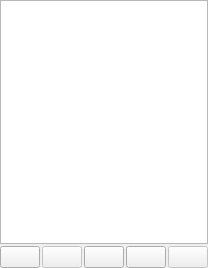
<?xml version="1.0" encoding="UTF-8"?>
<ui version="4.0">
 <class>TraceWidget</class>
 <widget class="QWidget" name="TraceWidget">
  <property name="geometry">
   <rect>
    <x>0</x>
    <y>0</y>
    <width>206</width>
    <height>268</height>
   </rect>
  </property>
  <property name="sizePolicy">
   <sizepolicy hsizetype="Preferred" vsizetype="Preferred">
    <horstretch>0</horstretch>
    <verstretch>0</verstretch>
   </sizepolicy>
  </property>
  <property name="windowTitle">
   <string>Form</string>
  </property>
  <layout class="QVBoxLayout" name="verticalLayout">
   <property name="spacing">
    <number>2</number>
   </property>
   <property name="leftMargin">
    <number>0</number>
   </property>
   <property name="topMargin">
    <number>0</number>
   </property>
   <property name="rightMargin">
    <number>0</number>
   </property>
   <property name="bottomMargin">
    <number>0</number>
   </property>
   <item>
    <widget class="QTableView" name="view">
     <property name="sizePolicy">
      <sizepolicy hsizetype="Ignored" vsizetype="Expanding">
       <horstretch>0</horstretch>
       <verstretch>0</verstretch>
      </sizepolicy>
     </property>
     <property name="horizontalScrollBarPolicy">
      <enum>Qt::ScrollBarAlwaysOff</enum>
     </property>
     <property name="dragEnabled">
      <bool>true</bool>
     </property>
     <property name="dragDropMode">
      <enum>QAbstractItemView::DragOnly</enum>
     </property>
     <property name="selectionMode">
      <enum>QAbstractItemView::SingleSelection</enum>
     </property>
     <property name="selectionBehavior">
      <enum>QAbstractItemView::SelectRows</enum>
     </property>
     <property name="verticalScrollMode">
      <enum>QAbstractItemView::ScrollPerItem</enum>
     </property>
     <property name="showGrid">
      <bool>false</bool>
     </property>
     <attribute name="horizontalHeaderVisible">
      <bool>false</bool>
     </attribute>
     <attribute name="horizontalHeaderMinimumSectionSize">
      <number>0</number>
     </attribute>
     <attribute name="horizontalHeaderDefaultSectionSize">
      <number>21</number>
     </attribute>
     <attribute name="horizontalHeaderStretchLastSection">
      <bool>true</bool>
     </attribute>
     <attribute name="verticalHeaderVisible">
      <bool>false</bool>
     </attribute>
     <attribute name="verticalHeaderDefaultSectionSize">
      <number>21</number>
     </attribute>
    </widget>
   </item>
   <item>
    <layout class="QHBoxLayout" name="horizontalLayout">
     <item>
      <widget class="QPushButton" name="add">
       <property name="sizePolicy">
        <sizepolicy hsizetype="Maximum" vsizetype="Fixed">
         <horstretch>0</horstretch>
         <verstretch>0</verstretch>
        </sizepolicy>
       </property>
       <property name="toolTip">
        <string>Add</string>
       </property>
       <property name="text">
        <string/>
       </property>
       <property name="icon">
        <iconset theme="list-add" resource="../icons.qrc">
         <normaloff>:/icons/add.svg</normaloff>:/icons/add.svg</iconset>
       </property>
       <property name="checkable">
        <bool>false</bool>
       </property>
       <property name="autoRepeat">
        <bool>false</bool>
       </property>
       <property name="autoDefault">
        <bool>false</bool>
       </property>
       <property name="default">
        <bool>false</bool>
       </property>
       <property name="flat">
        <bool>false</bool>
       </property>
      </widget>
     </item>
     <item>
      <widget class="QPushButton" name="remove">
       <property name="enabled">
        <bool>false</bool>
       </property>
       <property name="sizePolicy">
        <sizepolicy hsizetype="Maximum" vsizetype="Fixed">
         <horstretch>0</horstretch>
         <verstretch>0</verstretch>
        </sizepolicy>
       </property>
       <property name="toolTip">
        <string>Delete</string>
       </property>
       <property name="text">
        <string/>
       </property>
       <property name="icon">
        <iconset theme="list-remove" resource="../icons.qrc">
         <normaloff>:/icons/remove.svg</normaloff>:/icons/remove.svg</iconset>
       </property>
      </widget>
     </item>
     <item>
      <widget class="QPushButton" name="bImport">
       <property name="sizePolicy">
        <sizepolicy hsizetype="Maximum" vsizetype="Fixed">
         <horstretch>0</horstretch>
         <verstretch>0</verstretch>
        </sizepolicy>
       </property>
       <property name="toolTip">
        <string>Import</string>
       </property>
       <property name="text">
        <string/>
       </property>
       <property name="icon">
        <iconset resource="../icons.qrc">
         <normaloff>:/icons/import.svg</normaloff>:/icons/import.svg</iconset>
       </property>
      </widget>
     </item>
     <item>
      <widget class="QPushButton" name="bExport">
       <property name="sizePolicy">
        <sizepolicy hsizetype="Maximum" vsizetype="Fixed">
         <horstretch>0</horstretch>
         <verstretch>0</verstretch>
        </sizepolicy>
       </property>
       <property name="toolTip">
        <string>Export</string>
       </property>
       <property name="text">
        <string/>
       </property>
       <property name="icon">
        <iconset resource="../icons.qrc">
         <normaloff>:/icons/export.svg</normaloff>:/icons/export.svg</iconset>
       </property>
      </widget>
     </item>
     <item>
      <widget class="QPushButton" name="edit">
       <property name="enabled">
        <bool>false</bool>
       </property>
       <property name="sizePolicy">
        <sizepolicy hsizetype="Maximum" vsizetype="Fixed">
         <horstretch>0</horstretch>
         <verstretch>0</verstretch>
        </sizepolicy>
       </property>
       <property name="toolTip">
        <string>Edit</string>
       </property>
       <property name="text">
        <string/>
       </property>
       <property name="icon">
        <iconset theme="accessories-text-editor" resource="../icons.qrc">
         <normaloff>:/icons/edit.svg</normaloff>:/icons/edit.svg</iconset>
       </property>
      </widget>
     </item>
    </layout>
   </item>
  </layout>
 </widget>
 <resources>
  <include location="../icons.qrc"/>
 </resources>
 <connections/>
</ui>
